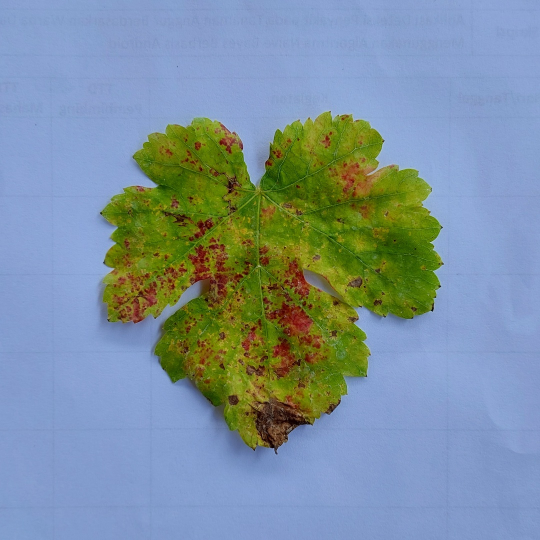
#> input picture skripsi_app_backend/DataSet_Testing/bercak_merah (2).jpg, 1080 x 1080 px, found by its file name (shown at 1/2 size)
$ jupyter execute --allow-errors Final_Classification_Fix.ipynb   (older library calls are emulated)
#> lines starting #> are read from the running program, lines starting #| are printed output that depends on the picture
#> in classify, image is the input picture: shape (1080, 1080, 3); mean B, G, R 157, 145.1, 125.2
[cell 1]
import cv2
import joblib
import numpy as np
import pandas as pd
from skimage.feature import greycomatrix, greycoprops

[cell 2]
def preprocessing(image):


    # Crop image to square
    height, width, channels = image.shape
#> height = 1080; width = 1080; channels = 3
    if height > width:
        crop_size = width
        y = int((height - width) / 2)
        x = 0
    else:
        crop_size = height
#> crop_size = 1080
        x = int((width - height) / 2)
#> x = 0
        y = 0
    cropped_image = image[y:y+crop_size, x:x+crop_size]

    # Resize image
    resized_image = cv2.resize(cropped_image, (1080, 1080))

    # # Konversi gambar ke skala abu-abu
    # gray = cv2.cvtColor(image, cv2.COLOR_BGR2GRAY)

    # # Thresholding thresholding pada gambar untuk memisahkan objek dari latar belakang
    # _, thresh = cv2.threshold(
    #     gray, 0, 255, cv2.THRESH_BINARY_INV+cv2.THRESH_OTSU)

    # # Temukan kontur pada gambar yang telah dithreshold dan dapatkan kontur terbesar yang diasumsikan sebagai objek daun
    # contours, _ = cv2.findContours(
    #     thresh, cv2.RETR_EXTERNAL, cv2.CHAIN_APPROX_SIMPLE)
    # cnt = max(contours, key=cv2.contourArea)

    # # Dapatkan koordinat bounding box (kotak pembatas) dari kontur
    # x, y, w, h = cv2.boundingRect(cnt)

    # # Dapatkan ROI (Region of Interest) menggunakan koordinat bounding box
    # roi = image[y:y+h, x:x+w]

    # # resize ROI hasil segmentasi
    # resized_image = cv2.resize(roi, (720, 720))

    # cv2.imshow("Cropped Image", resized_image)
    # cv2.waitKey(0)
    # cv2.destroyAllWindows()

    return resized_image

[cell 3]
def extract_features(image):

  # Convert image to HSV
  hsv = cv2.cvtColor(image, cv2.COLOR_BGR2HSV)
#> hsv: shape (1080, 1080, 3); mean H, S, V 89.6, 123, 182.5

  # membuat list untuk menyimpan hasil ekstraksi fitur
  features = []

  # Perhitungan rata rata hsv
  mean_h, mean_s, mean_v = np.mean(hsv, axis=(0, 1))
#> mean_h = 89.59; mean_s = 123; mean_v = 182.5
  features.append(np.mean(mean_h))
  features.append(np.mean(mean_s))
  features.append(np.mean(mean_v))

  # Hitung matriks glcm
  image_gray = cv2.cvtColor(image, cv2.COLOR_BGR2GRAY)
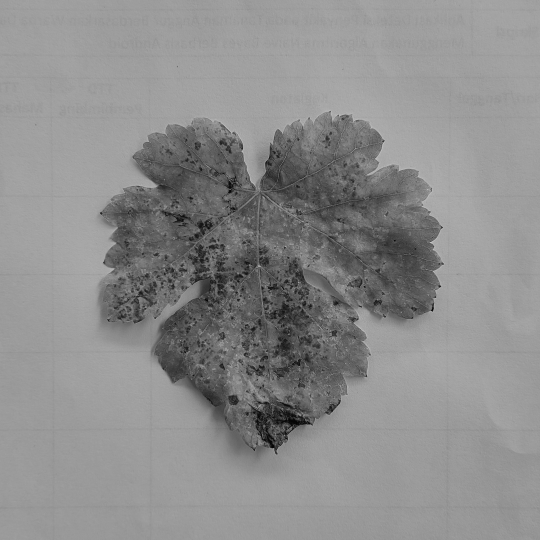
#> image_gray: shape (1080, 1080) (shown at 1/2 size); min 1, max 216, mean 140.5
  glcm = greycomatrix(image_gray, distances=[5], angles=[0, np.pi/4, np.pi/2, 3*np.pi/4], levels=256, symmetric=True, normed=True)

  # Hitung fitur glcm
  glcm_properties = ['dissimilarity', 'homogeneity', 'contrast']
  glcm_props = [
      propery for name in glcm_properties for propery in greycoprops(glcm, name)[0]]
#> glcm_props = [6.76, 6.92, 6.84, 7.17, 0.264, 0.253, 0.256, 0.246, 182.2, 186.7, 183.3, 197.2]
  for item in glcm_props:
      features.append(item)
#> this loop made 12 passes
#> item on passes 1 to 12: 6.76, 6.92, 6.84, 7.17, 0.264, 0.253, 0.256, 0.246, 182.2, 186.7, 183.3, 197.2
#> after the loop, features = [89.59, 123, 182.5, 6.76, 6.92, 6.84, 7.17, 0.264, 0.253, 0.256, 0.246, 182.2, 186.7, 183.3, 197.2]

  return features

#> (a cell that did not finish here is left out)

[cell 5]
def classify(image_path):
    #read image
    image = cv2.imread(image_path)

    # Melakukan pre processing dan ekstraksi fitur
    preprocessed = preprocessing(image)
    X = extract_features(preprocessed)
#> X has the same summary as features in extract_features

    # Mengubah bentuk array
    # X_reshaped = X.reshape(1, -1)
    X_reshaped = np.reshape(X, (1, -1))

    # Membuat dataframe menggunakan nama fitur
    glcm_properties = ['dissimilarity', 'homogeneity', 'contrast']
    angles = [0, 45, 90, 135]
    feature_names = ['H', 'S', 'V'] + [f'{prop} {angle}' for prop in glcm_properties for angle in angles]

    X_new = pd.DataFrame(data=X_reshaped, columns=feature_names)
#> X_new = table of 1 rows and 15 columns

    # Predict label
    y_pred = nb.predict(X_new)

    # Print label
    print(f'Label: {y_pred[0]}')


$ run again, with skripsi_app_backend/DataSet_Testing/bercak_merah (1).jpg copied over skripsi_app_backend/DataSet_Testing/bercak_merah (2).jpg
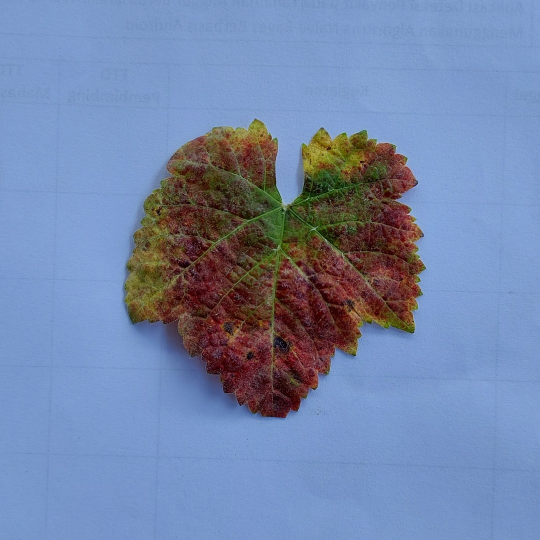
#> input picture skripsi_app_backend/DataSet_Testing/bercak_merah (1).jpg, 1080 x 1080 px, found by its file name (shown at 1/2 size)
#> in classify, image is the input picture: shape (1080, 1080, 3); mean B, G, R 169.5, 133.8, 115.5
#> hsv: shape (1080, 1080, 3); mean H, S, V 96.2, 112.5, 180
#> mean_h = 96.22; mean_s = 112.5; mean_v = 180
#> in extract_features, `image_gray = cv2.cvtColor(image, cv2.COLOR_BGR2GRAY)`:
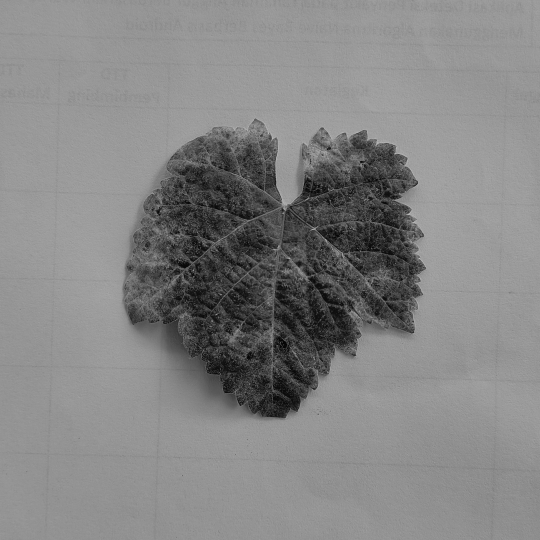
#> image_gray: shape (1080, 1080) (shown at 1/2 size); min 2, max 201, mean 132.4
#> glcm_props = [8.16, 8.26, 8.36, 8.68, 0.197, 0.192, 0.19, 0.186, 229.9, 229.8, 235.2, 252.9]
#> the loop in extract_features, `for item in glcm_props:` made 12 passes
#> item on passes 1 to 8: 8.16, 8.26, 8.36, 8.68, 0.197, 0.192, 0.19, 0.186
#> after the loop in extract_features, `for item in glcm_props:`: features = [96.22, 112.5, 180, 8.16, 8.26, 8.36, 8.68, 0.197, 0.192, 0.19, 0.186, 229.9, 229.8, 235.2, 252.9]
#> X has the same summary as features in extract_features
#> X_new = table of 1 rows and 15 columns

$ run again, with skripsi_app_backend/DataSet_Testing/bercak_merah (3).jpg copied over skripsi_app_backend/DataSet_Testing/bercak_merah (2).jpg
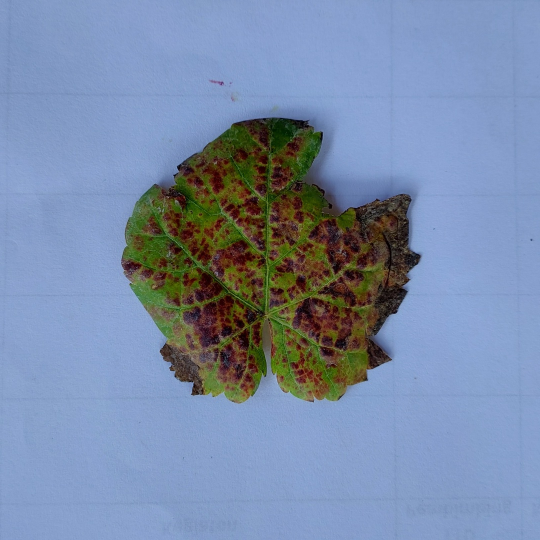
#> input picture skripsi_app_backend/DataSet_Testing/bercak_merah (3).jpg, 1080 x 1080 px, found by its file name (shown at 1/2 size)
#> in classify, image is the input picture: shape (1080, 1080, 3); mean B, G, R 168.4, 139.1, 121.5
#> hsv: shape (1080, 1080, 3); mean H, S, V 96, 103.2, 178.3
#> mean_h = 96.04; mean_s = 103.2; mean_v = 178.3
#> in extract_features, `image_gray = cv2.cvtColor(image, cv2.COLOR_BGR2GRAY)`:
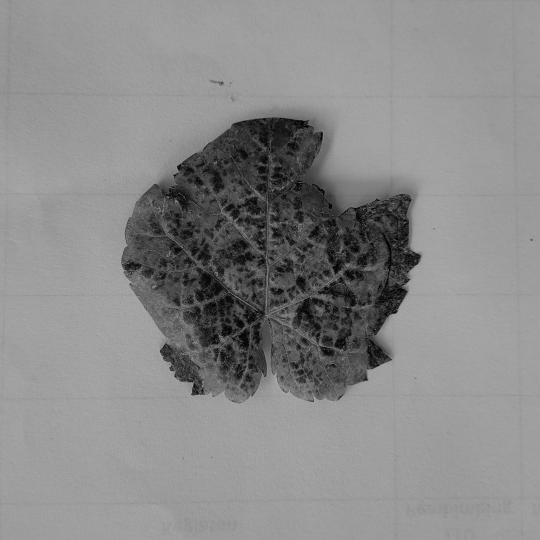
#> image_gray: shape (1080, 1080) (shown at 1/2 size); min 1, max 196, mean 137.1
#> glcm_props = [6.78, 7, 6.8, 7.15, 0.256, 0.249, 0.25, 0.243, 187.2, 200.7, 186.2, 202.2]
#> the loop in extract_features, `for item in glcm_props:` made 12 passes
#> item on passes 1 to 8: 6.78, 7, 6.8, 7.15, 0.256, 0.249, 0.25, 0.243
#> after the loop in extract_features, `for item in glcm_props:`: features = [96.04, 103.2, 178.3, 6.78, 7, 6.8, 7.15, 0.256, 0.249, 0.25, 0.243, 187.2, 200.7, 186.2, 202.2]
#> X has the same summary as features in extract_features
#> X_new = table of 1 rows and 15 columns

$ run again, with skripsi_app_backend/DataSet_Testing/bercak_merah (4).jpg copied over skripsi_app_backend/DataSet_Testing/bercak_merah (2).jpg
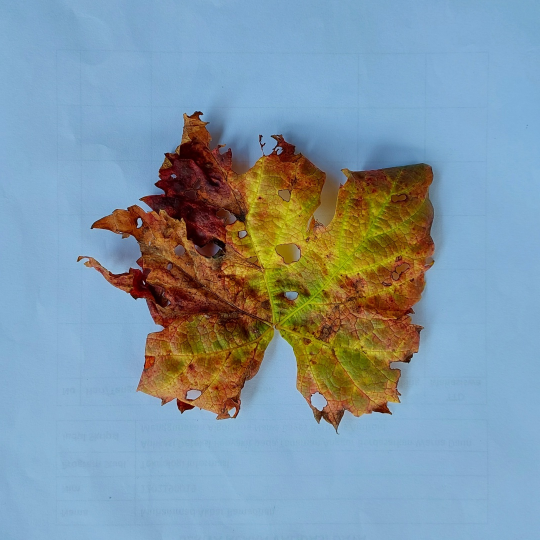
#> input picture skripsi_app_backend/DataSet_Testing/bercak_merah (4).jpg, 1080 x 1080 px, found by its file name (shown at 1/2 size)
#> in classify, image is the input picture: shape (1080, 1080, 3); mean B, G, R 164.6, 151.3, 129.9
#> hsv: shape (1080, 1080, 3); mean H, S, V 85.1, 120.3, 188.3
#> mean_h = 85.1; mean_s = 120.3; mean_v = 188.3
#> in extract_features, `image_gray = cv2.cvtColor(image, cv2.COLOR_BGR2GRAY)`:
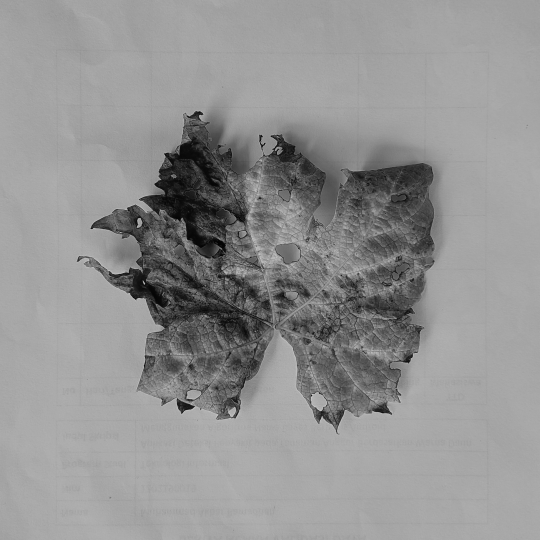
#> image_gray: shape (1080, 1080) (shown at 1/2 size); min 1, max 221, mean 146.4
#> glcm_props = [7.36, 7.54, 7.56, 8.02, 0.304, 0.292, 0.299, 0.286, 268.4, 278.6, 283.4, 308.8]
#> the loop in extract_features, `for item in glcm_props:` made 12 passes
#> item on passes 1 to 8: 7.36, 7.54, 7.56, 8.02, 0.304, 0.292, 0.299, 0.286
#> after the loop in extract_features, `for item in glcm_props:`: features = [85.1, 120.3, 188.3, 7.36, 7.54, 7.56, 8.02, 0.304, 0.292, 0.299, 0.286, 268.4, 278.6, 283.4, 308.8]
#> X has the same summary as features in extract_features
#> X_new = table of 1 rows and 15 columns
